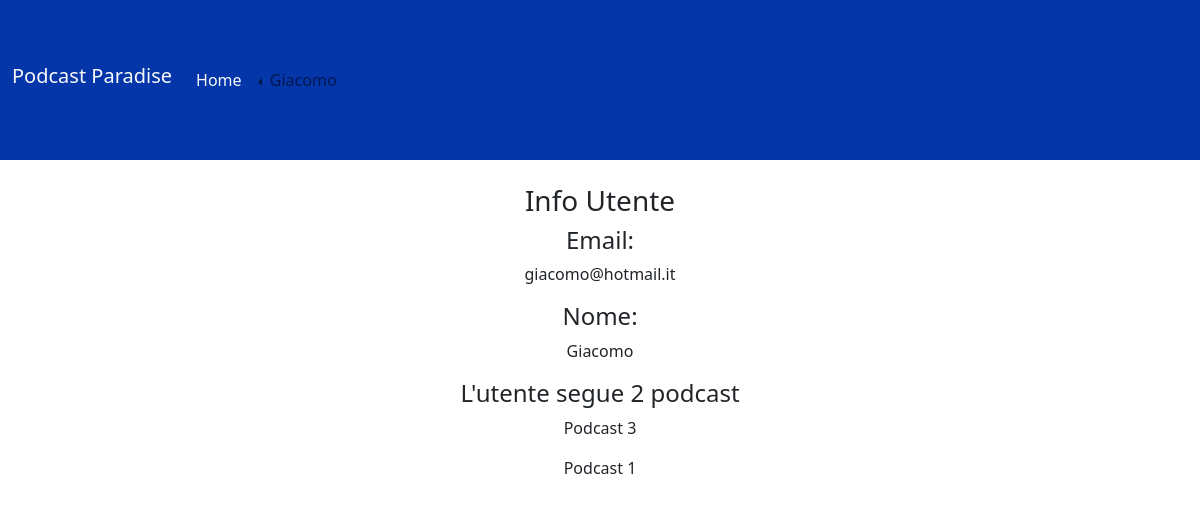
The page /profile (signed in) on the database its author committed.
### tables this page shows
CREATE TABLE "UTENTI" (
	"id_utente"	INTEGER NOT NULL,
	"email"	TEXT,
	"password"	TEXT,
	"nome"	TEXT,
	"tipo"	INTEGER,
	PRIMARY KEY("id_utente" AUTOINCREMENT)
);

CREATE TABLE "PODCAST" (
	"id_podcast"	INTEGER NOT NULL,
	"id_creatore"	INTEGER,
	"titolo"	TEXT,
	"descrizione"	TEXT,
	"categoria"	TEXT,
	"immagine"	TEXT,
	FOREIGN KEY("id_creatore") REFERENCES "UTENTI"("id_utente"),
	PRIMARY KEY("id_podcast" AUTOINCREMENT)
);

### app.py (the view)
@app.route('/profile')
def about():
    follow_podcasts = []
    num_fol = dao.get_follows(current_user.id)
    followings = dao.get_idpodcast(current_user.id)
    follow = [dict(following) for following in followings]
    for i in range(len(follow)):
        title = dao.get_podcastname_from_id(follow[i]['id_podcast'])
        follow_podcasts.append(title[0])
    return render_template("profile.html", followers = num_fol[0], follow_p = follow_podcasts)

### app.py (called while the page is built)
@login_manager.user_loader
def load_user(id):
    utente = dao.get_user_by_id(id)
    if utente is not None:
        user = User(id=utente['id_utente'], email=utente['email'], password=utente['password'], nome=utente['nome'], tipo=utente['tipo'])
    else:
        user = None
    return user

### dao.py (called while the page is built)
def get_follows(id_utente):
    conn = sqlite3.connect('db/podcast_site.db')
    conn.row_factory = sqlite3.Row
    cursor = conn.cursor()
    sql = 'SELECT COUNT(id_podcast) FROM FOLLOW WHERE id_utente = ?'
    cursor.execute(sql, (id_utente, ))
    follows = cursor.fetchone()
    cursor.close()
    conn.close()
    return follows

def get_idpodcast(id_utente):
    conn = sqlite3.connect('db/podcast_site.db')
    conn.row_factory = sqlite3.Row
    cursor = conn.cursor()
    sql = 'SELECT FOLLOW.id_podcast FROM FOLLOW WHERE FOLLOW.id_utente=?'
    cursor.execute(sql, (id_utente,))
    ids = cursor.fetchall()
    cursor.close()
    conn.close()
    return ids

def get_podcastname_from_id(id_podcast):
    conn = sqlite3.connect('db/podcast_site.db')
    conn.row_factory = sqlite3.Row
    cursor = conn.cursor()
    sql = 'SELECT PODCAST.titolo FROM PODCAST WHERE PODCAST.id_podcast=?'
    cursor.execute(sql, (id_podcast,))
    tit = cursor.fetchone()
    cursor.close()
    conn.close()
    return tit

def get_user_by_id(id):
    conn = sqlite3.connect('db/podcast_site.db')
    conn.row_factory = sqlite3.Row
    cursor = conn.cursor()
    sql = 'SELECT * FROM UTENTI WHERE id_utente = ?'
    cursor.execute(sql, (id,))
    user = cursor.fetchone()
    cursor.close()
    conn.close()
    return user

### templates/profile.html (shortened to what this page needs)
{% extends "base.html" %}
{% block content %}
<div class="row marketing text-center justify-content-center">
  <div class="col-lg-4">
    <h3>Info Utente</h3>
    <ul class="nav nav-pills flex-column">
      <li class="nav-item">
        <h4>Email: </h4>
        <p> {{current_user.email}}</p>
      </li>
      <li class="nav-item">
        <h4>Nome: </h4>
        <p> {{current_user.nome}}</p>
      </li>
      <li class="nav-item">
        <h4>L'utente segue {{followers}} podcast</h4>
        <ul class="nav nav-pills flex-column">
          {% for followed in follow_p%}
          <li>
            <p>{{followed}}</p>
          </li>
          {% endfor %}
        </ul>
      </li>
    </ul>
  </div>
</div>
{% endblock %}

### templates/base.html (shortened to what this page needs)
<!doctype html>
<html lang="en">
<head>
  <link href="https://cdn.jsdelivr.net/npm/bootstrap@5.2.2/dist/css/bootstrap.min.css" rel="stylesheet"
>
  <link rel="stylesheet" href="{{ url_for('static', filename='style.css') }}">
</head>
<body>
  <header id="m_header">
    <nav class="navbar navbar-expand-lg bg-body-tertiary mynavbar">
      <div class="container-fluid">
        <h1 class="navbar-brand text-light" href="#">Podcast Paradise</h1>
        <div class="collapse navbar-collapse" id="navbarTogglerDemo02">
          <ul class="navbar-nav me-auto mb-2 mb-lg-0">
            <li class="nav-item">
              <a class="nav-link active text-light" aria-current="page" href="{{url_for('home')}}">Home</a>
            </li>
            {% if current_user.is_authenticated %}
            <li class="nav-item dropdown dropstart">
              <a class="nav-link dropdown-toggle" href="#" role="button" data-bs-toggle="dropdown"
                aria-expanded="false">
                {{current_user.nome}}
              </a>
            </li>
            {% endif %}
          </ul>
        </div>
      </div>
    </nav>
  </header>
  <div class="container-fluid mt-4">
    <div class="row justify-content-md-center">
      {%block content %}{% endblock %}
    </div>
  </div>
</body>
</html>

### static/style.css (style rules this page uses)
.mynavbar { background-color: #0436aa; height: 10rem; }

### rows shown on the page
UTENTI: nome "Giacomo", email "giacomo@hotmail.it"
PODCAST: titolo "Podcast 3"
PODCAST: titolo "Podcast 1"

### other values the page prints
{{ followers }} "2"
